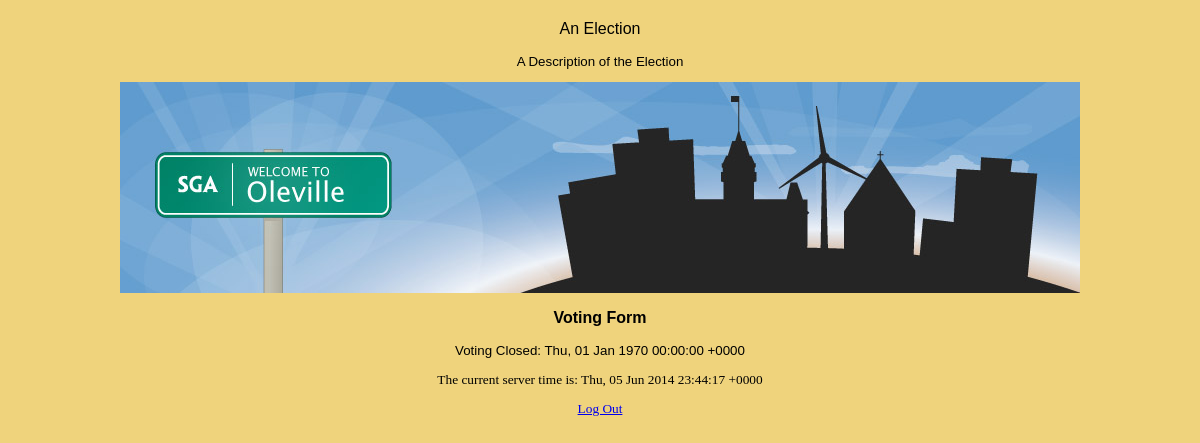
The app's page / (signed in) with its own data.
### tables this page shows
CREATE TABLE `options` (
`optionname` VARCHAR( 80 ) NOT NULL ,
`value` VARCHAR( 160 ) NULL ,
PRIMARY KEY ( `optionname` )
);

### index.php (the view, shortened to what this page needs)
<!DOCTYPE html PUBLIC "-//W3C//DTD XHTML 1.0 Transitional//EN" "http://www.w3.org/TR/xhtml1/DTD/xhtml1-transitional.dtd">
<html xmlns="http://www.w3.org/1999/xhtml">
<head>
<link href="styles.css" rel="stylesheet" type="text/css" />
</head>
<body>
<?php
  $sqlq = "SELECT value FROM options WHERE optionname = CONVERT( _utf8 'electitle' USING latin1 )";
  $sqlresult = mysql_query($sqlq);
  $electitle = mysql_fetch_object($sqlresult);
  print '<p id="electitle">'.$electitle->value.'</p>';
  $sqlq = "SELECT value FROM options WHERE optionname = CONVERT( _utf8 'elecdesc' USING latin1 )";
  $sqlresult = mysql_query($sqlq);
  $elecdesc = mysql_fetch_object($sqlresult);
  print '<p id="elecdesc">'.$elecdesc->value.'</p>';
?>
<img src="images/header.jpg" alt="header" width="960" height="211" />
<p id="votingformtitle">Voting Form</p>
<?php
  $sqlq = "SELECT value FROM options where optionname = CONVERT( _utf8 'endtime' USING latin1 )";
  $sqlresult = mysql_query($sqlq);
  $endtime = mysql_fetch_object($sqlresult);
  if( time() > $endtime->value ) {
	echo '<p id="votemsg">Voting Closed: '.date('r',$endtime->value).'</p>';
	echo '<p style="text-align: center">The current server time is: '.date('r').'</p>';
	echo '<p style="text-align: center"><a href="index.php?reset=Y">Log Out</a></p>';
	exit;
  }
?>

### styles.css (style rules this page uses)
body { background: #efd37c; font: normal Trebuchet, Helvetica, sans-serif; font-family: "Trebuchet MS", sans-serif; }
#electitle { text-align: center; font-size: larger; font-family: "Trebuchet MS", sans-serif; }
#elecdesc { text-align: center; font-family: "Trebuchet MS", sans-serif; }
#votingformtitle { text-align: center; font-size: larger; font-weight: bold; font-family: "Trebuchet MS", sans-serif; }
#votemsg { text-align: center; font-family: "Trebuchet MS", sans-serif; }

### index.php (style rules this page uses)
body, table { font-family: tahoma; font-size: 10pt; }
body { text-align: center; margin: 20px auto 20px auto; width: 960px; }

### records on screen
options: value "An Election"
options: value "A Description of the Election"
options: value "Thu, 01 Jan 1970 00:00:00 +0000"
